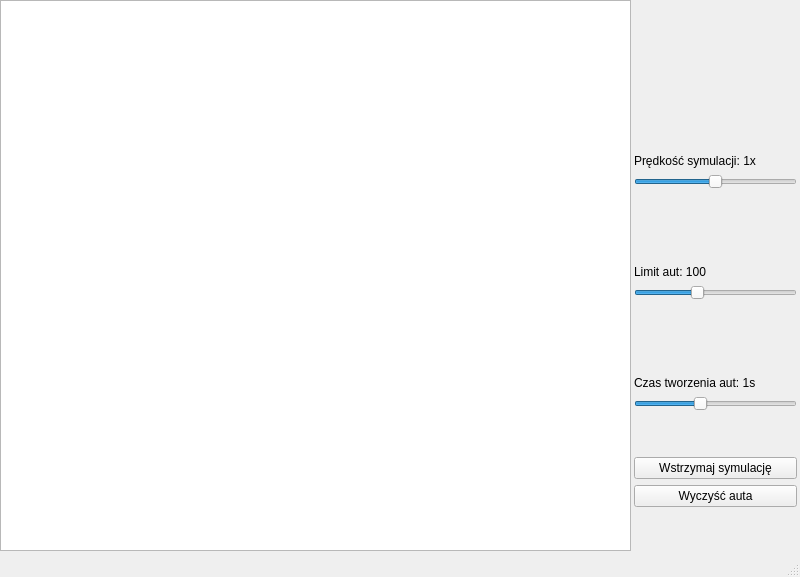
<?xml version="1.0" encoding="UTF-8"?>
<ui version="4.0">
 <class>MainWindow</class>
 <widget class="QMainWindow" name="MainWindow">
  <property name="geometry">
   <rect>
    <x>0</x>
    <y>0</y>
    <width>800</width>
    <height>577</height>
   </rect>
  </property>
  <property name="windowTitle">
   <string>MainWindow</string>
  </property>
  <widget class="QWidget" name="centralwidget">
   <widget class="StreetMap" name="MapView">
    <property name="geometry">
     <rect>
      <x>0</x>
      <y>0</y>
      <width>631</width>
      <height>551</height>
     </rect>
    </property>
   </widget>
   <widget class="QWidget" name="verticalLayoutWidget">
    <property name="geometry">
     <rect>
      <x>630</x>
      <y>0</y>
      <width>171</width>
      <height>551</height>
     </rect>
    </property>
    <layout class="QVBoxLayout" name="Side">
     <property name="leftMargin">
      <number>4</number>
     </property>
     <property name="topMargin">
      <number>4</number>
     </property>
     <property name="rightMargin">
      <number>4</number>
     </property>
     <property name="bottomMargin">
      <number>4</number>
     </property>
     <item>
      <spacer name="verticalSpacer_4">
       <property name="orientation">
        <enum>Qt::Orientation::Vertical</enum>
       </property>
       <property name="sizeType">
        <enum>QSizePolicy::Policy::Maximum</enum>
       </property>
       <property name="sizeHint" stdset="0">
        <size>
         <width>20</width>
         <height>40</height>
        </size>
       </property>
      </spacer>
     </item>
     <item>
      <spacer name="verticalSpacer_2">
       <property name="orientation">
        <enum>Qt::Orientation::Vertical</enum>
       </property>
       <property name="sizeType">
        <enum>QSizePolicy::Policy::Maximum</enum>
       </property>
       <property name="sizeHint" stdset="0">
        <size>
         <width>20</width>
         <height>40</height>
        </size>
       </property>
      </spacer>
     </item>
     <item>
      <layout class="QVBoxLayout" name="verticalLayout">
       <item>
        <layout class="QVBoxLayout" name="SimSpeedLayout">
         <item>
          <spacer name="verticalSpacer_5">
           <property name="orientation">
            <enum>Qt::Orientation::Vertical</enum>
           </property>
           <property name="sizeHint" stdset="0">
            <size>
             <width>20</width>
             <height>40</height>
            </size>
           </property>
          </spacer>
         </item>
         <item>
          <widget class="QLabel" name="SimSpeedLabel">
           <property name="enabled">
            <bool>true</bool>
           </property>
           <property name="contextMenuPolicy">
            <enum>Qt::ContextMenuPolicy::NoContextMenu</enum>
           </property>
           <property name="text">
            <string>Prędkość symulacji: 1x</string>
           </property>
          </widget>
         </item>
         <item>
          <widget class="QSlider" name="SimSpeedSlider">
           <property name="minimum">
            <number>-2</number>
           </property>
           <property name="maximum">
            <number>2</number>
           </property>
           <property name="value">
            <number>0</number>
           </property>
           <property name="sliderPosition">
            <number>0</number>
           </property>
           <property name="orientation">
            <enum>Qt::Orientation::Horizontal</enum>
           </property>
          </widget>
         </item>
        </layout>
       </item>
       <item>
        <layout class="QVBoxLayout" name="CarLimitLayout">
         <item>
          <spacer name="verticalSpacer_6">
           <property name="orientation">
            <enum>Qt::Orientation::Vertical</enum>
           </property>
           <property name="sizeHint" stdset="0">
            <size>
             <width>20</width>
             <height>40</height>
            </size>
           </property>
          </spacer>
         </item>
         <item>
          <widget class="QLabel" name="CarLimitLabel">
           <property name="enabled">
            <bool>true</bool>
           </property>
           <property name="contextMenuPolicy">
            <enum>Qt::ContextMenuPolicy::NoContextMenu</enum>
           </property>
           <property name="text">
            <string>Limit aut: 100</string>
           </property>
          </widget>
         </item>
         <item>
          <widget class="QSlider" name="CarLimitSlider">
           <property name="minimum">
            <number>1</number>
           </property>
           <property name="maximum">
            <number>25</number>
           </property>
           <property name="value">
            <number>10</number>
           </property>
           <property name="sliderPosition">
            <number>10</number>
           </property>
           <property name="orientation">
            <enum>Qt::Orientation::Horizontal</enum>
           </property>
          </widget>
         </item>
        </layout>
       </item>
       <item>
        <layout class="QVBoxLayout" name="SpawnLayout">
         <item>
          <spacer name="verticalSpacer_7">
           <property name="orientation">
            <enum>Qt::Orientation::Vertical</enum>
           </property>
           <property name="sizeHint" stdset="0">
            <size>
             <width>20</width>
             <height>40</height>
            </size>
           </property>
          </spacer>
         </item>
         <item>
          <widget class="QLabel" name="SpawnLabel">
           <property name="enabled">
            <bool>true</bool>
           </property>
           <property name="contextMenuPolicy">
            <enum>Qt::ContextMenuPolicy::NoContextMenu</enum>
           </property>
           <property name="text">
            <string>Czas tworzenia aut: 1s</string>
           </property>
          </widget>
         </item>
         <item>
          <widget class="QSlider" name="SpawnSlider">
           <property name="minimum">
            <number>-2</number>
           </property>
           <property name="maximum">
            <number>3</number>
           </property>
           <property name="value">
            <number>0</number>
           </property>
           <property name="sliderPosition">
            <number>0</number>
           </property>
           <property name="orientation">
            <enum>Qt::Orientation::Horizontal</enum>
           </property>
          </widget>
         </item>
        </layout>
       </item>
      </layout>
     </item>
     <item>
      <spacer name="verticalSpacer">
       <property name="orientation">
        <enum>Qt::Orientation::Vertical</enum>
       </property>
       <property name="sizeType">
        <enum>QSizePolicy::Policy::Maximum</enum>
       </property>
       <property name="sizeHint" stdset="0">
        <size>
         <width>20</width>
         <height>40</height>
        </size>
       </property>
      </spacer>
     </item>
     <item>
      <widget class="QPushButton" name="PauseButton">
       <property name="text">
        <string>Wstrzymaj symulację</string>
       </property>
      </widget>
     </item>
     <item>
      <widget class="QPushButton" name="ClearButton">
       <property name="text">
        <string>Wyczyść auta</string>
       </property>
      </widget>
     </item>
     <item>
      <spacer name="verticalSpacer_3">
       <property name="orientation">
        <enum>Qt::Orientation::Vertical</enum>
       </property>
       <property name="sizeType">
        <enum>QSizePolicy::Policy::Maximum</enum>
       </property>
       <property name="sizeHint" stdset="0">
        <size>
         <width>20</width>
         <height>40</height>
        </size>
       </property>
      </spacer>
     </item>
    </layout>
   </widget>
  </widget>
  <widget class="QStatusBar" name="statusbar"/>
  <action name="actionZmiana_mapy">
   <property name="text">
    <string>Zmiana mapy</string>
   </property>
  </action>
 </widget>
 <customwidgets>
  <customwidget>
   <class>StreetMap</class>
   <extends>QGraphicsView</extends>
   <header>streetmap.h</header>
  </customwidget>
 </customwidgets>
 <resources/>
 <connections/>
</ui>
